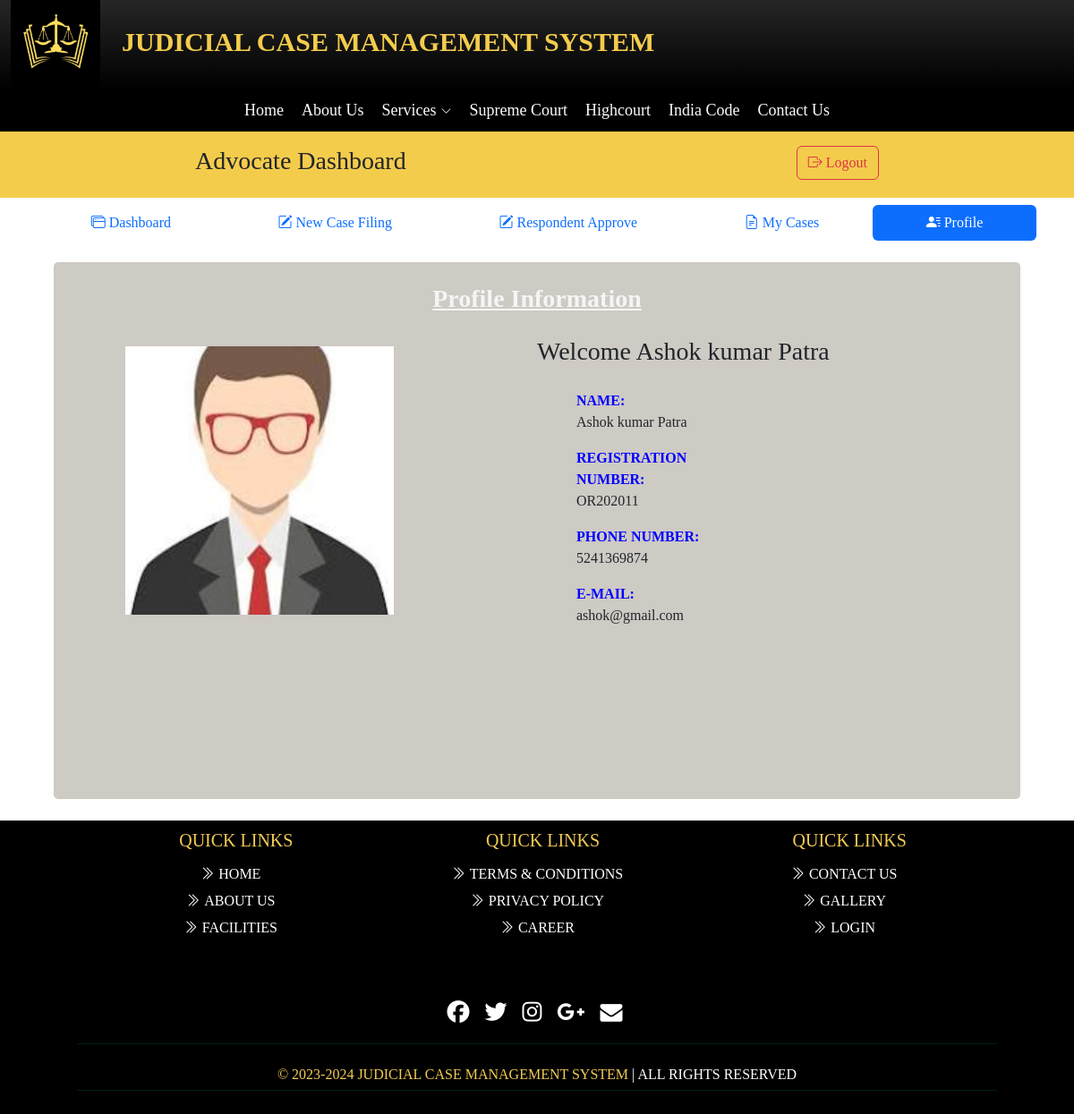
The page /Advocate/profile.php (signed in) on the database its author committed.
### tables this page shows
CREATE TABLE `advocate_info` (
  `a_slno` int(11) NOT NULL,
  `a_regd` varchar(20) NOT NULL,
  `a_name` varchar(50) NOT NULL,
  `a_email` varchar(50) NOT NULL,
  `a_phn` bigint(50) NOT NULL,
  `a_pass` varchar(50) NOT NULL,
  `a_path` varchar(40) NOT NULL,
  `status` tinyint(1) NOT NULL
);

### Advocate/profile.php (the view, shortened to what this page needs)
<?php
include '../dbcon.php';
$is = $_SESSION['username'];
$sql = "select * from `advocate_info` where  `a_email` = '$is' ";
$result = mysqli_query($con, $sql);
if (mysqli_num_rows($result) > 0) {
    while ($row = mysqli_fetch_array($result)) {
        $Name = $row['a_name'];
        $Regd = $row['a_regd'];
        $a = $row['a_phn'];
        $email = $row['a_email'];
        $img = $row['a_path'];
    }
} else {
    echo "Unable to Show your Information";
}
?>
<!DOCTYPE html>
<html lang="en">
<head>
</head>
<body>
    <?php include 'head.php'; ?>
    <?php include 'a_nav.php'; ?>
    <div class="container boxtbl">
        <h3 class="text-center underline" style="color:whitesmoke; font-weight:700;"><u>Profile Information</u></h3>
        <section class="section about-section gray-bg" id="about">
            <div class="container">
                <div class="row align-items-center flex-row-reverse">
                    <div class="col-lg-6">
                        <div class="about-text go-to">
                            <h3 class="dark-color" style="line-height: 70px;">Welcome <?php echo $Name; ?></h3>
                            <div class="row about-list">
                                <div class="col-md-6">
                                    <div class="media">
                                        <label>NAME:</label>
                                        <p><?php echo $Name; ?></p>
                                    </div>
                                    <div class="media">
                                        <label>REGISTRATION NUMBER:</label>
                                        <p><?php echo $Regd; ?></p>
                                    </div>
                                    <div class="media">
                                        <label>PHONE NUMBER:</label>
                                        <p><?php echo $a; ?></p>
                                    </div>
                                    <div class="media">
                                        <label>E-MAIL:</label>
                                        <p><?php echo $email; ?></p>
                                    </div>
                                </div>
                            </div>
                        </div>
                    </div>
                    <div class="col-lg-6">
                        <div class="about-avatar">
                            <img src="<?php echo $img; ?>" height="300" width="300" alt="profile">
                        </div>
                    </div>
                </div>
            </div>
        </section>
    </div>
    <?php include 'foot.php'; ?>
</body>
</html>

### assets/css/nav.css (style rules this page uses)
body { font-family: Georgia, 'Cambria'; }
.boxtbl { padding: 2%; margin: 2% auto; width: 60%; background: rgb(206, 202, 196) !important; border-radius: 5px; }
*, *::before, *::after { box-sizing: border-box; }
.row { --bs-gutter-x: -5.5rem; }

### Advocate/profile.php (style rules this page uses)
label { color: blue; font-weight: 700; }
.boxtbl { height: 600px; }

### Advocate/head.php (style rules this page uses)
.boxtbl { padding: 2%; margin: 2% auto; width: 90%; background: rgb(206, 202, 196) !important; border-radius: 5px; }

### rows shown on the page
advocate_info: a_name "Ashok kumar Patra", a_regd "OR202011", a_phn "5241369874", a_email "ashok@gmail.com", a_path (picture)
